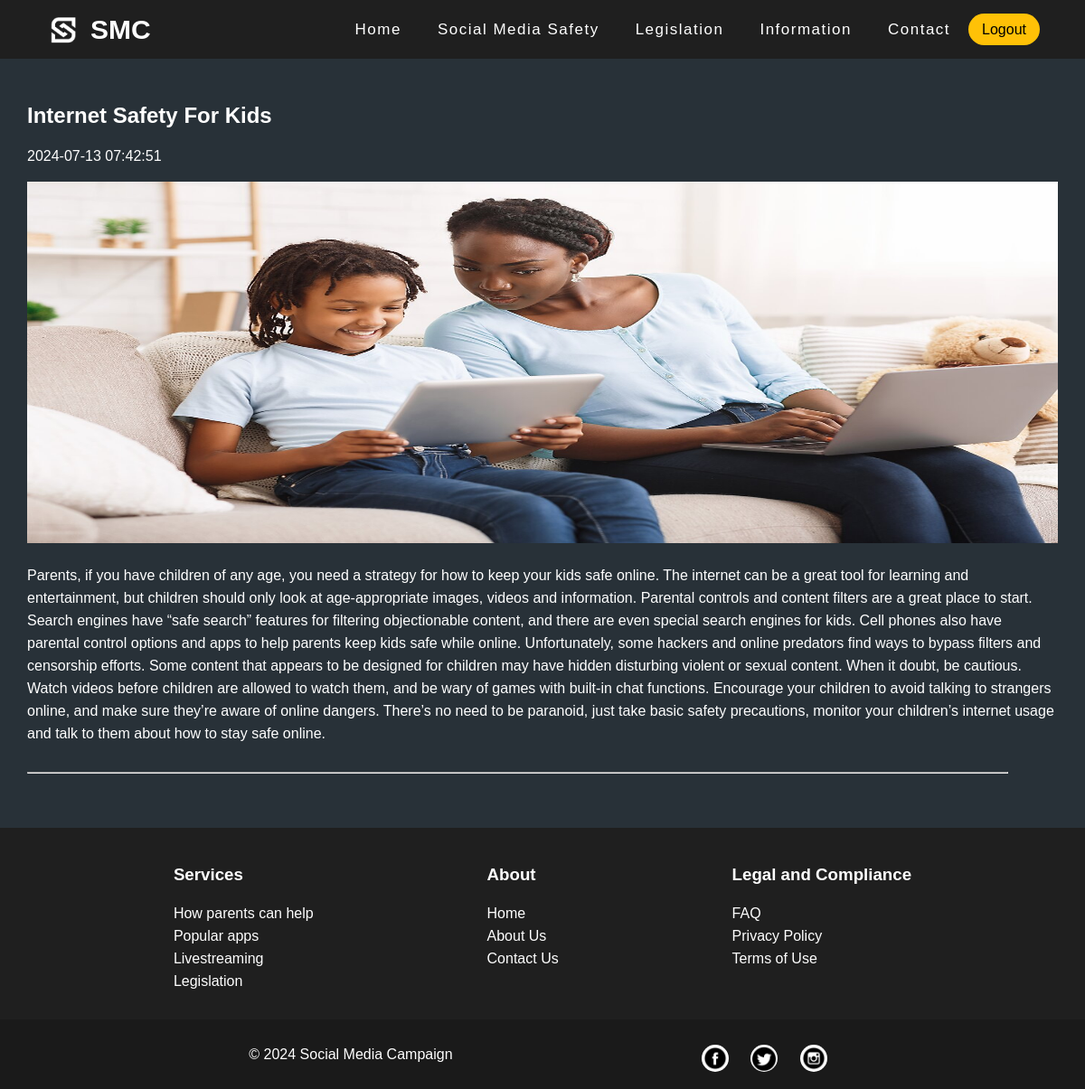
/newsLetter.php?newsid=5, run on the app's committed database.
### tables this page shows
CREATE TABLE `newsletter` (
  `id` int(11) NOT NULL,
  `title` varchar(500) NOT NULL,
  `content` varchar(2000) NOT NULL,
  `image` varchar(200) NOT NULL,
  `publishdate` timestamp NOT NULL DEFAULT current_timestamp()
);

### newsLetter.php (the view, shortened to what this page needs)
<!DOCTYPE html>
<?php
include("dbconnect.php");
?>
<html lang="en">
<head>
    <link rel="stylesheet" href="style.css">
<body>
    <div class="container">
        <nav>
            <div class="navbar">
                <div class="logo">
                    <img src="images/logo.png" alt="logo">
                    <span><strong>SMC</strong></span>
                </div>
                <div class="nav-link">
                    <ul class="menu">
                        <li class="link"><a href="home.php">Home</a></li>
                        <li class="dropdown link">
                            <a href="#">Social Media Safety</a>
                        </li>
                        <li class="link"><a href="legislation.php">Legislation</a></li>
                        <li class="link"><a href="information.php">Information</a></li>
                        <li class="link"><a href="contact.php">Contact</a></li>
                        <li>
                            <div class="navbar-auth">
                                <a href="logout.php" class="sign-in">Logout</a>
                            </div>
                        </li>
                    </ul>
                </div>
            </div>
        </nav>
        <div class="sub-container">
            <?php
            if (isset($_GET['newsid'])) {
                $id = $_GET['newsid'];
                $sql = "SELECT * FROM newsletter WHERE id='$id'";
                $resNews = $conn->query($sql);
                while($row = $resNews->fetch_assoc()) {
            ?>
                <div class="parentshelp">
                    <h2><?php echo $row['title']; ?></h2>
                    <p><?php echo $row['publishdate']; ?></p>
                    <img src="<?php echo "images\\" . $row['image']; ?>" alt="Newsletter">
                    <p><?php echo $row['content']; ?></p>
                    <hr>
                </div>
            <?php
            }
        }
            ?>
        </div>
        <?php include('footer.php'); ?>
    </div>
</body>
</html>

### style.css (style rules this page uses)
* { color: #ffffff; line-height: 25px; cursor: url(images/cursor1.svg), auto; }
body { margin: 0; font-family: Arial, sans-serif; }
.container { width: 100%; height: auto; background-color: #283138; }
nav { position: flex; top: 0; left: 0; width: 100%; height: fit-content; background-color: #1f1f1f; }
nav .navbar { height: 100%; max-width: 1200px; margin: auto; display: flex; align-items: center; justify-content: space-between; padding: 0 50px; font-size: 17px; }
.logo { display: flex; align-items: center; }
.logo img { height: 40px; margin-right: 10px; }
.logo span { color: white; font-size: 30px; }
.nav-link { display: flex; align-items: center; }
.menu { list-style: none; display: flex; margin: 0; padding: 0; flex-wrap: wrap; }
nav .navbar .nav-link .menu .link { position: relative; padding: 20px; }
.menu .link a { color: white; text-decoration: none; margin-top: 5px; letter-spacing: 1.5px; }
.menu .dropdown { position: relative; display: inline-block; }
.navbar-auth { display: flex; align-items: center; margin-top: 15px; }
.navbar-auth .sign-in { text-decoration: none; font-size: 16px; color: black; background-color: #ffc107; padding: 5px 15px; border-radius: 20px; }
.sub-container { display: flex; flex-direction: column; align-items: center; min-height: 500px; box-sizing: border-box; padding: 30px; }
hr { width: 95%; margin: 30px 0; }
.parentshelp { width: 40%; }
.parentshelp img { width: 100%; height: 400px; }
@media (max-width:1300px) { .parentshelp { width: 100%; } }

### data on the page
newsletter: title "Internet Safety For Kids", publishdate "2024-07-13 07:42:51", image (picture), content "Parents, if you have children of any age, you need a strategy for how to keep your kids safe online. The internet can be a great tool for learning and entertainment, but children should only look at age-appropriate images, videos and information. Parental controls and content filters are a great place to start. Search engines have “safe search” features for filtering objectionable content, and there are even special search engines for kids. Cell phones also have parental control options and apps to help parents keep kids safe while online. Unfortunately, some hackers and online predators find ways to bypass filters and censorship efforts. Some content that appears to be designed for…"
